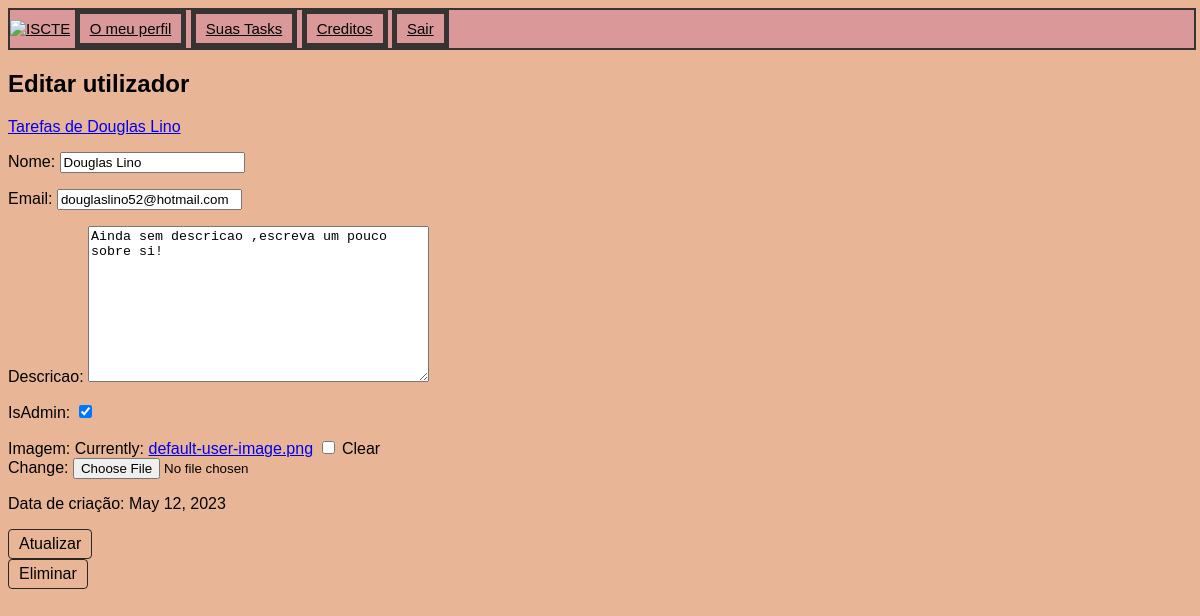
/taskmanager/users/edit/2 (signed in), run on an earlier commit of the app's database.
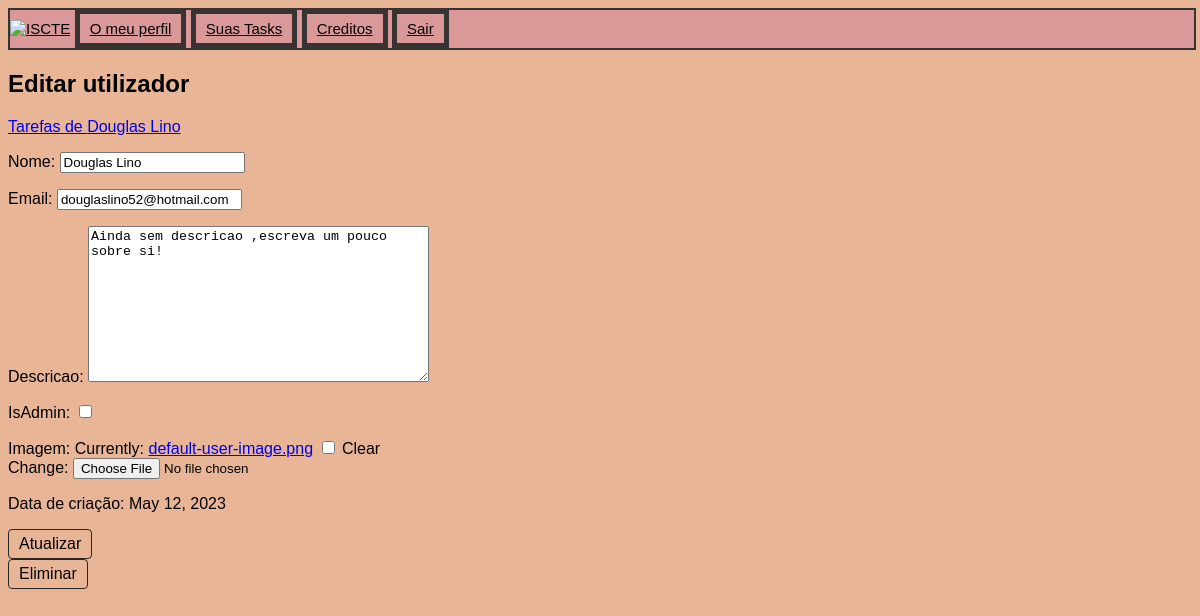
And on a later commit of the database.
### taskmanager/models.py (models this page shows, shortened)
class Utilizador(models.Model):
    user = models.OneToOneField(User, on_delete=models.CASCADE)
    nome = models.CharField(max_length=50)
    email = models.CharField(max_length=50)
    imagem = models.ImageField(upload_to='profile_pics', blank=True, null=True)
    descricao = models.TextField( max_length=300,default ="Ainda sem descricao, escreva um pouco sobre si!")
    datadecriacao = models.DateField(auto_now_add=True)
    def __str__(self):
        return f'{self.user.username} Utilizador'
    isAdmin = models.BooleanField(default=False)

### taskmanager/views.py (the view)
# urls.py: path('users/edit/<int:utilizador_id>', views.edit_user, name='edit_user'),
@login_required(login_url='/taskmanager/')
def edit_user(request, utilizador_id):
    utilizador = Utilizador.objects.get(id=utilizador_id)
    if request.method == 'POST':
        form = UserForm(request.POST, instance=utilizador)
        if form.is_valid():
            form.save()
            return redirect('taskmanager:user_list')
    else:
        form = UserForm(instance=utilizador)
    print(utilizador)
    return render(request, 'taskmanager/edit_user.html', {'form': form, 'utilizador': utilizador})

### taskmanager/forms.py
class UserForm(forms.ModelForm):
    class Meta:
        model = Utilizador
        exclude = ['datadecriacao']
        fields = ['nome', 'email', 'descricao','isAdmin', 'imagem', 'datadecriacao']
        widgets = {
            'datadecriacao': forms.DateInput(attrs={'type': 'date', 'readonly': 'readonly'})
        }

### taskmanager/templates/taskmanager/edit_user.html (shortened to what this page needs)
{% extends "./base.html" %}
{% block head %}
    {% load static %}
    <link rel="stylesheet" type="text/css" href="{% static 'taskmanager/css/mystyle.css'%}">
{% endblock %}
{% block content %}
  <h2>Editar utilizador</h2>
    <a href="{% url 'taskmanager:users_tasks' utilizador.user.id %}">Tarefas de {{ utilizador.nome }}</a>
  <form method="post" action="{% url 'taskmanager:edit_user' utilizador.user.id %}">
    {{ form.as_p }}
      <label> Data de criação: {{ utilizador.datadecriacao }}  </label><p></p>
    <button type="submit">Atualizar</button>
  </form>
    <button id="delete">Eliminar</button>
{% endblock %}

What changed in the data, as far as the page shows it:
changed Utilizador "Douglas Lino": isAdmin "☑" → "☐"
